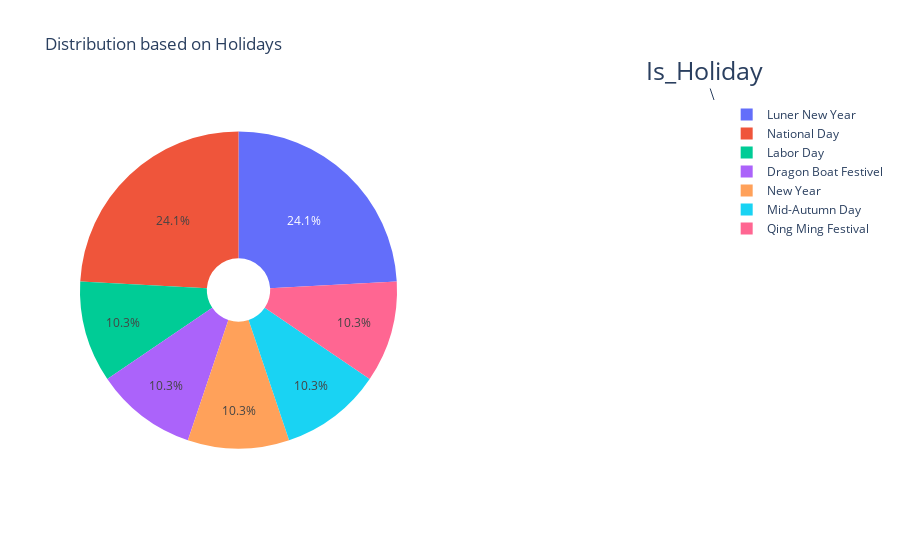

Source (notebook cell):
### Code cell
from plotly.offline import iplot
df = transaction

labels = transaction["HOLIDAY"].value_counts().index
pie1 = transaction['HOLIDAY'].value_counts().values
# figure
fig = {
  "data": [
    {
      "values": pie1,
      "labels": labels,
      "domain": {"x": [0, .5]},
      "name": "",
      "hoverinfo":"label+percent+name+value",
      "hole": .2,
      "type": "pie"
    },],
  "layout": {
        "title":"Distribution based on Holidays",
        "annotations": [
            { "font": { "size": 25},
              "showarrow": True,
              "text": "Is_Holiday",
                "x": 1,
                "y": 1,
            },
        ]
    }
}
iplot(fig)

### Figure 1 — Plotly figure (JSON) as saved in the notebook; plotly's stock layout.template omitted (floating-point values rounded to 4 significant figures)
{"data": [{"domain": {"x": [0, 0.5]}, "hole": 0.2, "hoverinfo": "label+percent+name+value", "labels": ["Luner New Year", "National Day", "Labor Day", "Dragon Boat Festivel", "New Year", "Mid-Autumn Day", "Qing Ming Festival"], "name": "", "type": "pie", "values": [7, 7, 3, 3, 3, 3, 3]}], "layout": {"annotations": [{"font": {"size": 25}, "showarrow": true, "text": "Is_Holiday", "x": 1, "y": 1}], "title": {"text": "Distribution based on Holidays"}}}
